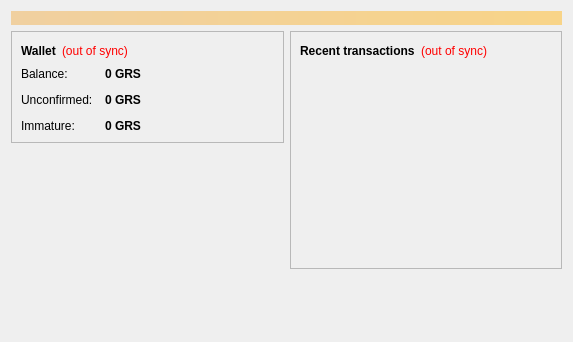
<?xml version="1.0" encoding="UTF-8"?>
<ui version="4.0">
 <class>OverviewPage</class>
 <widget class="QWidget" name="OverviewPage">
  <property name="geometry">
   <rect>
    <x>0</x>
    <y>0</y>
    <width>573</width>
    <height>342</height>
   </rect>
  </property>
  <property name="windowTitle">
   <string>Form</string>
  </property>
  <layout class="QVBoxLayout" name="topLayout">
   <item>
    <widget class="QLabel" name="labelAlerts">
     <property name="visible">
      <bool>false</bool>
     </property>
     <property name="styleSheet">
      <string notr="true">background-color: qlineargradient(x1: 0, y1: 0, x2: 1, y2: 0, stop:0 #F0D0A0, stop:1 #F8D488); color:#000000;</string>
     </property>
     <property name="wordWrap">
      <bool>true</bool>
     </property>
     <property name="margin">
      <number>3</number>
     </property>
    </widget>
   </item>
   <item>
    <layout class="QHBoxLayout" name="horizontalLayout" stretch="1,1">
     <item>
      <layout class="QVBoxLayout" name="verticalLayout_2">
       <item>
        <widget class="QFrame" name="frame">
         <property name="frameShape">
          <enum>QFrame::StyledPanel</enum>
         </property>
         <property name="frameShadow">
          <enum>QFrame::Raised</enum>
         </property>
         <layout class="QVBoxLayout" name="verticalLayout_4">
          <item>
           <layout class="QHBoxLayout" name="horizontalLayout_4">
            <item>
             <widget class="QLabel" name="label_5">
              <property name="font">
               <font>
                <weight>75</weight>
                <bold>true</bold>
               </font>
              </property>
              <property name="text">
               <string>Wallet</string>
              </property>
             </widget>
            </item>
            <item>
             <widget class="QLabel" name="labelWalletStatus">
              <property name="toolTip">
               <string>The displayed information may be out of date. Your wallet automatically synchronizes with the GroestlCoin network after a connection is established, but this process has not completed yet.</string>
              </property>
              <property name="styleSheet">
               <string notr="true">QLabel { color: red; }</string>
              </property>
              <property name="text">
               <string notr="true">(out of sync)</string>
              </property>
              <property name="alignment">
               <set>Qt::AlignLeading|Qt::AlignLeft|Qt::AlignVCenter</set>
              </property>
             </widget>
            </item>
            <item>
             <spacer name="horizontalSpacer_2">
              <property name="orientation">
               <enum>Qt::Horizontal</enum>
              </property>
              <property name="sizeHint" stdset="0">
               <size>
                <width>40</width>
                <height>20</height>
               </size>
              </property>
             </spacer>
            </item>
           </layout>
          </item>
          <item>
           <layout class="QFormLayout" name="formLayout_2">
            <property name="fieldGrowthPolicy">
             <enum>QFormLayout::AllNonFixedFieldsGrow</enum>
            </property>
            <property name="horizontalSpacing">
             <number>12</number>
            </property>
            <property name="verticalSpacing">
             <number>12</number>
            </property>
            <item row="0" column="0">
             <widget class="QLabel" name="label">
              <property name="text">
               <string>Balance:</string>
              </property>
             </widget>
            </item>
            <item row="0" column="1">
             <widget class="QLabel" name="labelBalance">
              <property name="font">
               <font>
                <weight>75</weight>
                <bold>true</bold>
               </font>
              </property>
              <property name="cursor">
               <cursorShape>IBeamCursor</cursorShape>
              </property>
              <property name="toolTip">
               <string>Your current balance</string>
              </property>
              <property name="text">
               <string notr="true">0 GRS</string>
              </property>
              <property name="textInteractionFlags">
               <set>Qt::LinksAccessibleByMouse|Qt::TextSelectableByKeyboard|Qt::TextSelectableByMouse</set>
              </property>
             </widget>
            </item>
            <item row="1" column="0">
             <widget class="QLabel" name="label_3">
              <property name="text">
               <string>Unconfirmed:</string>
              </property>
             </widget>
            </item>
            <item row="1" column="1">
             <widget class="QLabel" name="labelUnconfirmed">
              <property name="font">
               <font>
                <weight>75</weight>
                <bold>true</bold>
               </font>
              </property>
              <property name="cursor">
               <cursorShape>IBeamCursor</cursorShape>
              </property>
              <property name="toolTip">
               <string>Total of transactions that have yet to be confirmed, and do not yet count toward the current balance</string>
              </property>
              <property name="text">
               <string notr="true">0 GRS</string>
              </property>
              <property name="textInteractionFlags">
               <set>Qt::LinksAccessibleByMouse|Qt::TextSelectableByKeyboard|Qt::TextSelectableByMouse</set>
              </property>
             </widget>
            </item>
            <item row="2" column="0">
             <widget class="QLabel" name="labelImmatureText">
              <property name="text">
               <string>Immature:</string>
              </property>
             </widget>
            </item>
            <item row="2" column="1">
             <widget class="QLabel" name="labelImmature">
              <property name="font">
               <font>
                <weight>75</weight>
                <bold>true</bold>
               </font>
              </property>
              <property name="toolTip">
               <string>Mined balance that has not yet matured</string>
              </property>
              <property name="text">
               <string notr="true">0 GRS</string>
              </property>
              <property name="textInteractionFlags">
               <set>Qt::LinksAccessibleByMouse|Qt::TextSelectableByKeyboard|Qt::TextSelectableByMouse</set>
              </property>
             </widget>
            </item>
           </layout>
          </item>
         </layout>
        </widget>
       </item>
       <item>
        <spacer name="verticalSpacer">
         <property name="orientation">
          <enum>Qt::Vertical</enum>
         </property>
         <property name="sizeHint" stdset="0">
          <size>
           <width>20</width>
           <height>40</height>
          </size>
         </property>
        </spacer>
       </item>
      </layout>
     </item>
     <item>
      <layout class="QVBoxLayout" name="verticalLayout_3">
       <item>
        <widget class="QFrame" name="frame_2">
         <property name="frameShape">
          <enum>QFrame::StyledPanel</enum>
         </property>
         <property name="frameShadow">
          <enum>QFrame::Raised</enum>
         </property>
         <layout class="QVBoxLayout" name="verticalLayout">
          <item>
           <layout class="QHBoxLayout" name="horizontalLayout_2">
            <item>
             <widget class="QLabel" name="label_4">
              <property name="text">
               <string>&lt;b&gt;Recent transactions&lt;/b&gt;</string>
              </property>
             </widget>
            </item>
            <item>
             <widget class="QLabel" name="labelTransactionsStatus">
              <property name="toolTip">
               <string>The displayed information may be out of date. Your wallet automatically synchronizes with the GroestlCoin network after a connection is established, but this process has not completed yet.</string>
              </property>
              <property name="styleSheet">
               <string notr="true">QLabel { color: red; }</string>
              </property>
              <property name="text">
               <string notr="true">(out of sync)</string>
              </property>
              <property name="alignment">
               <set>Qt::AlignRight|Qt::AlignTrailing|Qt::AlignVCenter</set>
              </property>
             </widget>
            </item>
            <item>
             <spacer name="horizontalSpacer">
              <property name="orientation">
               <enum>Qt::Horizontal</enum>
              </property>
              <property name="sizeHint" stdset="0">
               <size>
                <width>40</width>
                <height>20</height>
               </size>
              </property>
             </spacer>
            </item>
           </layout>
          </item>
          <item>
           <widget class="QListView" name="listTransactions">
            <property name="styleSheet">
             <string notr="true">QListView { background: transparent; }</string>
            </property>
            <property name="frameShape">
             <enum>QFrame::NoFrame</enum>
            </property>
            <property name="verticalScrollBarPolicy">
             <enum>Qt::ScrollBarAlwaysOff</enum>
            </property>
            <property name="horizontalScrollBarPolicy">
             <enum>Qt::ScrollBarAlwaysOff</enum>
            </property>
            <property name="selectionMode">
             <enum>QAbstractItemView::NoSelection</enum>
            </property>
           </widget>
          </item>
         </layout>
        </widget>
       </item>
       <item>
        <spacer name="verticalSpacer_2">
         <property name="orientation">
          <enum>Qt::Vertical</enum>
         </property>
         <property name="sizeHint" stdset="0">
          <size>
           <width>20</width>
           <height>40</height>
          </size>
         </property>
        </spacer>
       </item>
      </layout>
     </item>
    </layout>
   </item>
  </layout>
 </widget>
 <resources/>
 <connections/>
</ui>
